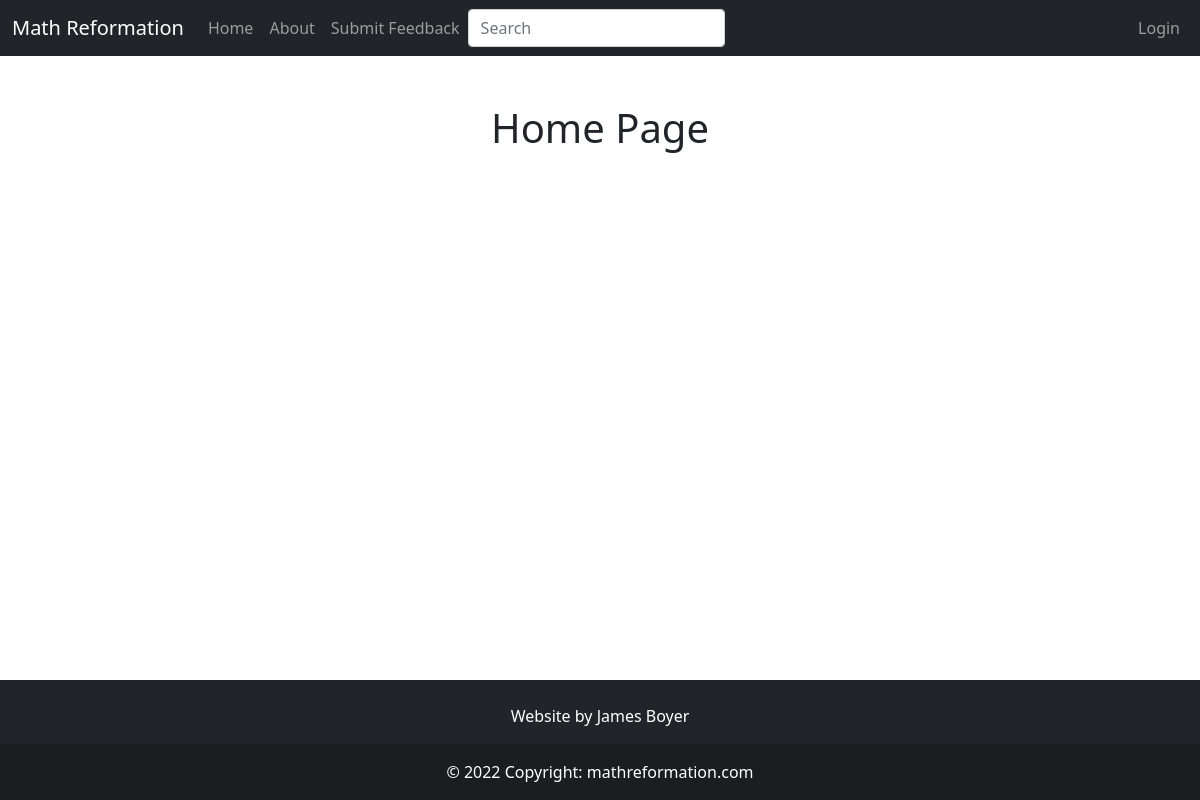
The page /index on the database as committed earlier.
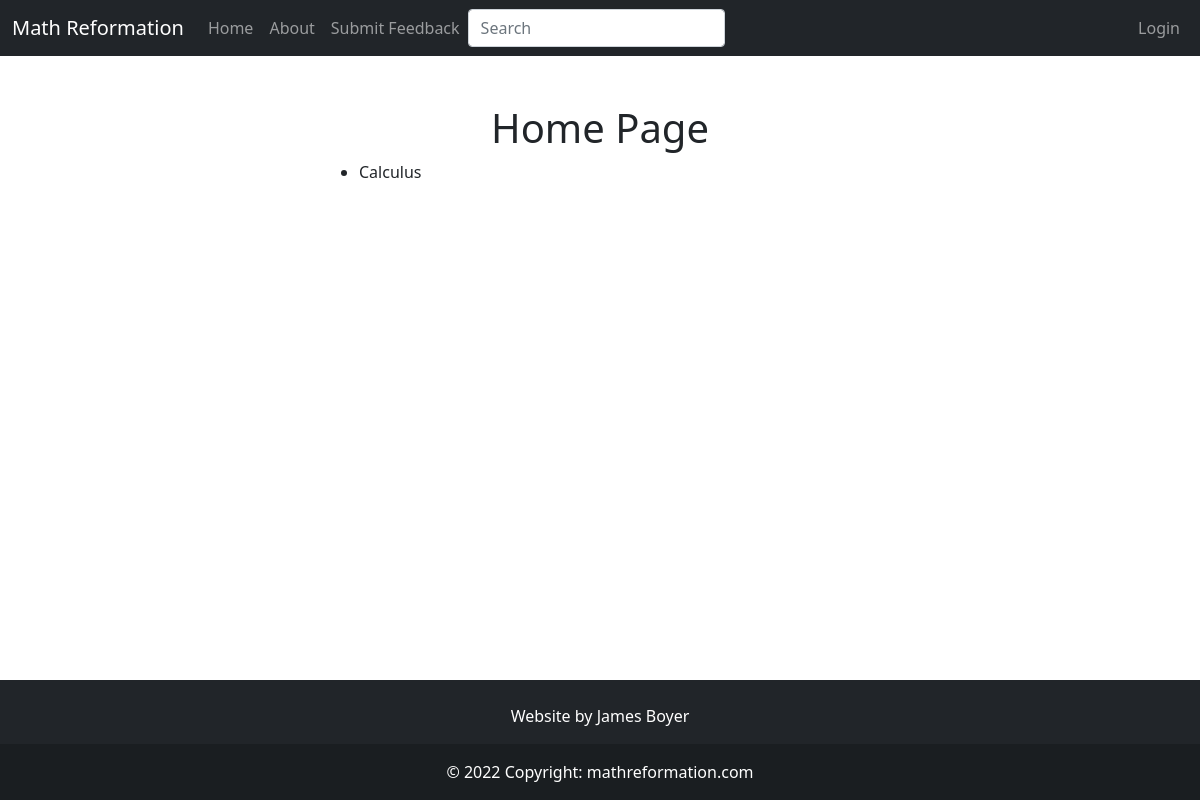
The same page on the database as committed later.
### app/models.py (models this page shows, shortened)
class SearchableMixin(object):
    @classmethod
    def search(cls, expression, page, per_page):
        ids, scores, total = query_index(cls.__tablename__, expression, page, per_page)
        if total == 0:
            return cls.query.filter_by(id=0), [], 0
        when = []
        for i in range(len(ids)):
            when.append((ids[i], i))
        return cls.query.filter(cls.id.in_(ids)).order_by( db.case(when, value=cls.id)), scores, total

class Category(SearchableMixin, db.Model):
    __searchable__ = ["body_main", "name"]
    id = db.Column(db.Integer, primary_key=True)
    name = db.Column(db.String(50), nullable=False, unique=True)
    path = db.Column(db.String(50), unique=True)
    body_main = db.Column(db.String(), index=True)
    body_draft = db.Column(db.String(), index=True)
    header = db.Column(db.String(), index=True)
    category_type = db.Column(db.String(15))
    is_visible = db.Column(db.Boolean())
    parents = db.relationship('Category',secondary=parent_child_table,
        primaryjoin=id == parent_child_table.c.ChildId,
        secondaryjoin=id == parent_child_table.c.ParentId,
        backref= db.backref('children'))

### app/main/routes.py (the view)
@bp.route("/", methods=["GET"])
@bp.route("/index", methods=["GET"])
def index():
    main_categories = Category.query.filter_by(parents=None)
    return render_template('main/index.html', title="Home", main_categories=main_categories)

### app/main/forms.py
class SearchForm(FlaskForm):
    q = StringField("Search", validators=[DataRequired()])
    def __init__(self, *args, **kwargs):
        if 'formdata' not in kwargs:
            kwargs['formdata'] = request.args
        if 'csrf_enabled' not in kwargs:
            kwargs['csrf_enabled'] = False
        super(SearchForm, self).__init__(*args, **kwargs)

### MathReformationWebsite.py (called while the page is built)
@app.context_processor
def add_imports():
    return dict(admin_permission=admin_permission)

### app/main/routes.py (called while the page is built)
@bp.before_app_request
def before_request():
    g.search_form = SearchForm(meta={'csrf': False})

@bp.context_processor
def add_imports():
    return dict(admin_permission=admin_permission)

### app/templates/main/index.html
{% extends "base.html" %}
{% block content %}
<h1 class="text-center">Home Page</h1>
<ul>
    {% for category in main_categories %}
    {% if category.is_visible == True %}
    <li>
        <a href = {{ url_for('main.category_page', path=category.path)}}>
            {{ category.name }}
        </a>
    </li>
    {% endif %}
    {% endfor %}
</ul>
{% endblock %}

Rows that differ between the two databases and show on the page:
now on this page (row edited): Category: name "Calculus"
